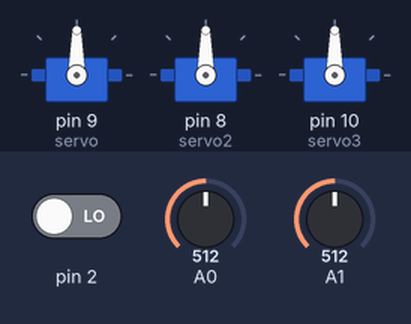
This sketch was run on a simulated Arduino Uno, built with avr-gcc and run on an emulated ATmega328P. On the bench: 3 × servo. Inputs (shaded band) come from the test bench; at power-on: pin 2 LOW, A0 = 512, A1 = 512.

Above: at 1.2 s.
1.3 s: pin 2 driven HIGH
At 1.7 s:
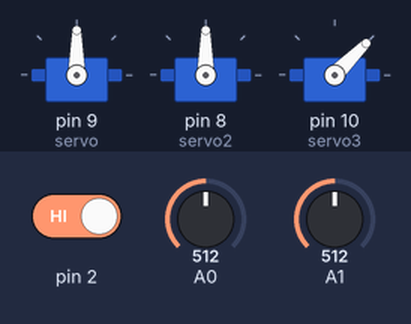
4.3 s: A0 set to 716
At 4.6 s:
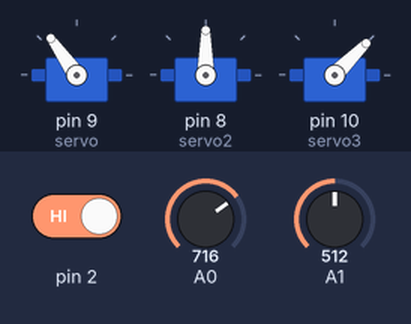
7.3 s: A1 set to 716
At 7.7 s:
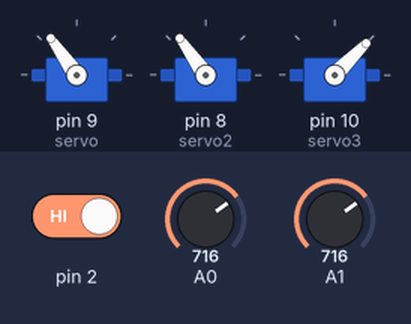
10.3 s: A0 set to 900
At 10.7 s:
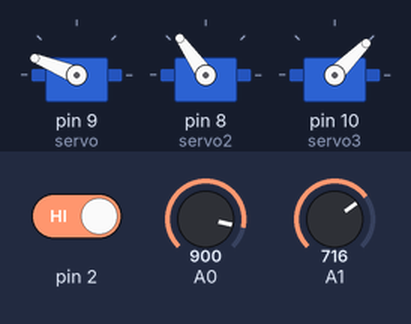
13.3 s: A1 set to 900
At 13.7 s:
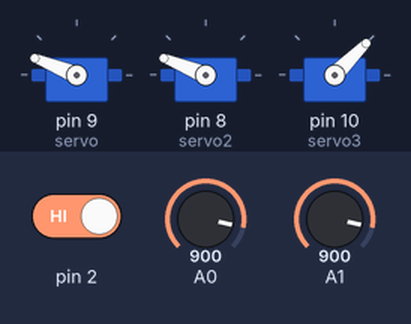
16.3 s: A0 set to 1023
At 16.6 s:
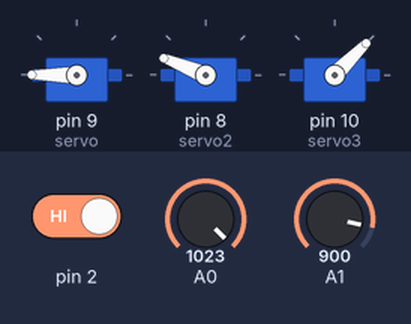
Timing chart, 0 to 20.3 s (numbered marks = the images above; inputs shaded):
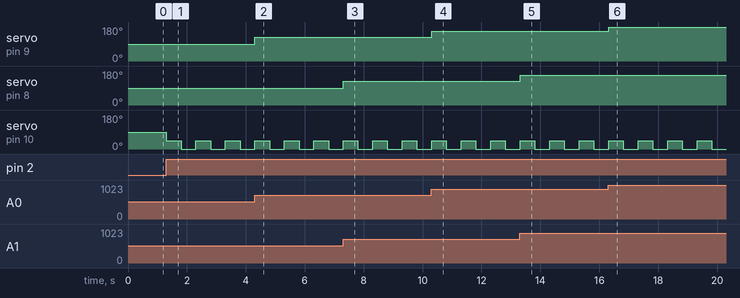

The sketch:

Robo_Arm.ino
```cpp
#include <Servo.h>

Servo servo;
Servo servo2;
Servo servo3;


int x_axis;
int y_axis;
int servo_valx;
int servo_valy;
int c = 0;


void setup()
{
  servo.attach(9);
  servo2.attach(8);
  servo3.attach(10);

  pinMode(A1, INPUT);
  pinMode(A0, INPUT);
  pinMode(2, INPUT);

  servo.write(0);
  servo2.write(0);

}

void loop()
{

  if (digitalRead(2) == HIGH)
  {
   if(c == 0)
   {
    servo3.write(45);
    c = 1;
    delay(500);
   }
   else if( c==1)
   {
    servo3.write(0);
    c = 0;
     delay(500);
   }
   }


  x_axis = analogRead(A0);
  y_axis = analogRead(A1);
  servo_valx = map(x_axis,0,1023,0,180);
  servo_valy = map(y_axis,0,1023,0,180);
  servo.write(servo_valx);
  servo2.write(servo_valy);

}
```

Measured:
- after the input at 1.3 s, servo on pin 10 (servo3): alternates 45° for 0.50 s and 0° for 0.50 s, starting at once
- after the input at 4.3 s, servo on pin 9 (servo): 90° → 125° at once
- after the input at 7.3 s, servo on pin 8 (servo2): 90° → 125° at once
- after the input at 10.3 s, servo on pin 9 (servo): 125° → 158° at once
- after the input at 13.3 s, servo on pin 8 (servo2): 125° → 158° at once
- after the input at 16.3 s, servo on pin 9 (servo): 158° → 180° at once
